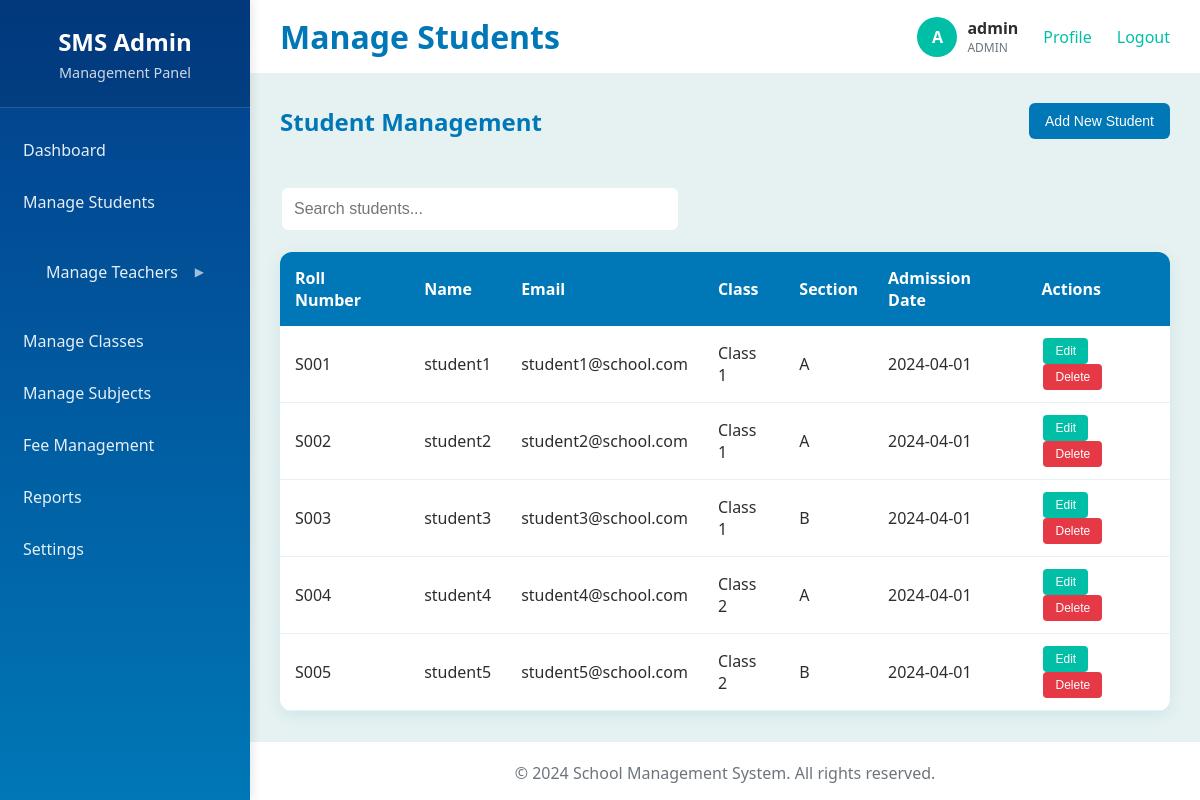
The app's page /admin/students.php (signed in) with its own data.
### tables this page shows
CREATE TABLE students (
    id INT PRIMARY KEY AUTO_INCREMENT,
    user_id INT NOT NULL,
    roll_number VARCHAR(20) UNIQUE NOT NULL,
    class_id INT NOT NULL,
    section_id INT NOT NULL,
    admission_date DATE NOT NULL,
    date_of_birth DATE,
    gender ENUM('male', 'female', 'other'),
    address TEXT,
    phone VARCHAR(15),
    photo VARCHAR(255),
    FOREIGN KEY (user_id) REFERENCES users(id) ON DELETE CASCADE,
    FOREIGN KEY (class_id) REFERENCES classes(id),
    FOREIGN KEY (section_id) REFERENCES sections(id)
);

CREATE TABLE users (
    id INT PRIMARY KEY AUTO_INCREMENT,
    username VARCHAR(50) UNIQUE NOT NULL,
    email VARCHAR(100) UNIQUE NOT NULL,
    password VARCHAR(255) NOT NULL,
    role ENUM('admin', 'teacher', 'student', 'parent') NOT NULL,
    status ENUM('active', 'inactive') DEFAULT 'active',
    created_at TIMESTAMP DEFAULT CURRENT_TIMESTAMP,
    updated_at TIMESTAMP DEFAULT CURRENT_TIMESTAMP ON UPDATE CURRENT_TIMESTAMP
);

CREATE TABLE classes (
    id INT PRIMARY KEY AUTO_INCREMENT,
    name VARCHAR(50) NOT NULL,
    description TEXT,
    created_at TIMESTAMP DEFAULT CURRENT_TIMESTAMP
);

CREATE TABLE sections (
    id INT PRIMARY KEY AUTO_INCREMENT,
    class_id INT NOT NULL,
    name VARCHAR(10) NOT NULL,
    capacity INT DEFAULT 40,
    FOREIGN KEY (class_id) REFERENCES classes(id) ON DELETE CASCADE
);

### config/database.php (called while the page is built, shortened)
<?php
class Database {
    private $host = DB_HOST;
    private $user = DB_USER;
    private $pass = DB_PASS;
    private $dbname = DB_NAME;
    private $dbh;
    public function __construct() {
        $dsn = 'mysql:host=' . $this->host . ';dbname=' . $this->dbname;
        $options = array(
            PDO::ATTR_PERSISTENT => true,
            PDO::ATTR_ERRMODE => PDO::ERRMODE_EXCEPTION
        );
        try {
            $this->dbh = new PDO($dsn, $this->user, $this->pass, $options);
        } catch(PDOException $e) {
            $this->error = $e->getMessage();
        }
    }
    public function query($query) {
        $this->stmt = $this->dbh->prepare($query);
    }
    public function execute() {
        return $this->stmt->execute();
    }
    public function resultset() {
        $this->execute();
        return $this->stmt->fetchAll(PDO::FETCH_ASSOC);
    }
}
?>

### admin/students.php (the view, shortened to what this page needs)
<?php
require_once 'layout.php';
require_once '../config/database.php';
$db = new Database();
$message = '';
$error = '';
$editStudent = null;
$db->query("SELECT s.*, u.username, u.email, c.name as class_name, sec.name as section_name FROM students s JOIN users u ON s.user_id = u.id JOIN classes c ON s.class_id = c.id JOIN sections sec ON s.section_id = sec.id ORDER BY s.roll_number");
$students = $db->resultset();
$db->query("SELECT * FROM classes ORDER BY name");
$classes = $db->resultset();
$db->query("SELECT * FROM sections ORDER BY name");
$sections = $db->resultset();
echo renderAdminLayout('Manage Students', '
<div class="page-header">
    <h2>Student Management</h2>
    <button class="btn" onclick="showAddForm()">Add New Student</button>
</div>
' . ($message ? '<div class="alert alert-success">' . $message . '</div>' : '') . '
' . ($error ? '<div class="alert alert-error">' . $error . '</div>' : '') . '
<div id="addModal" class="modal" style="display:none;">
    <div class="modal-content">
        <span class="close" onclick="closeModal()">&times;</span>
        <h3>' . ($editStudent ? 'Edit Student' : 'Add New Student') . '</h3>
        <form method="POST">
            <input type="hidden" name="action" value="' . ($editStudent ? 'edit' : 'add') . '">
            ' . ($editStudent ? '<input type="hidden" name="student_id" value="' . $editStudent['id'] . '">' : '') . '
            <div class="form-group">
                <label>Full Name:</label>
                <input type="text" name="username" required class="form-control" value="' . ($editStudent['username'] ?? '') . '">
            </div>
            <div class="form-group">
                <label>Email:</label>
                <input type="email" name="email" required class="form-control" value="' . ($editStudent['email'] ?? '') . '">
            </div>
            ' . (!$editStudent ? '<div class="form-group"><label>Password:</label><input type="password" name="password" required class="form-control"></div>' : '') . '
            <div class="form-group">
                <label>Roll Number:</label>
                <input type="text" name="roll_number" required class="form-control" value="' . ($editStudent['roll_number'] ?? '') . '">
                    ' . implode('', array_map(function($class) use ($editStudent) {
                        $selected = ($editStudent && $editStudent['class_id'] == $class['id']) ? 'selected' : '';
                        return '<option value="' . $class['id'] . '" ' . $selected . '>' . $class['name'] . '</option>';
                    }, $classes)) . '
                    ' . implode('', array_map(function($section) use ($editStudent) {
                        $selected = ($editStudent && $editStudent['section_id'] == $section['id']) ? 'selected' : '';
                        return '<option value="' . $section['id'] . '" ' . $selected . '>' . $section['name'] . '</option>';
                    }, $sections)) . '
                <input type="date" name="admission_date" required class="form-control" value="' . ($editStudent['admission_date'] ?? '') . '">
                <input type="date" name="date_of_birth" class="form-control" value="' . ($editStudent['date_of_birth'] ?? '') . '">
                    <option value="male"' . (($editStudent['gender'] ?? '') == 'male' ? ' selected' : '') . '>Male</option>
                    <option value="female"' . (($editStudent['gender'] ?? '') == 'female' ? ' selected' : '') . '>Female</option>
                    <option value="other"' . (($editStudent['gender'] ?? '') == 'other' ? ' selected' : '') . '>Other</option>
                <input type="text" name="phone" class="form-control" value="' . ($editStudent['phone'] ?? '') . '">
                <textarea name="address" class="form-control">' . ($editStudent['address'] ?? '') . '</textarea>
            <button type="submit" class="btn">' . ($editStudent ? 'Update Student' : 'Add Student') . '</button>
' . ($editStudent ? '<script>document.addEventListener("DOMContentLoaded", function() { document.getElementById("addModal").style.display = "block"; });</script>' : '') . '
            ' . implode('', array_map(function($student) {
                return '<tr>
                    <td>' . $student['roll_number'] . '</td>
                    <td>' . $student['username'] . '</td>
                    <td>' . $student['email'] . '</td>
                    <td>' . $student['class_name'] . '</td>
                    <td>' . $student['section_name'] . '</td>
                    <td>' . $student['admission_date'] . '</td>
                    <td>
                        <button class="btn-small btn-edit" onclick="editStudent(' . $student['id'] . ')">Edit</button>
                        <button class="btn-small btn-delete" onclick="deleteStudent(' . $student['id'] . ')">Delete</button>
                    </td>
                </tr>';
            }, $students)) . '
');
?>

### assets/css/style.css (style rules this page uses)
* { margin: 0; padding: 0; box-sizing: border-box; }
body { font-family: 'Segoe UI', Tahoma, Geneva, Verdana, sans-serif; background: linear-gradient(135deg, #E6F2F1 0%, #B8E6E1 100%); min-height: 100vh; color: #2D2D2D; }
.btn { width: auto !important; min-width: 120px; max-width: 150px; padding: 10px 16px; background: #0077B6; color: white; border: none; border-radius: 6px; font-size: 14px; cursor: pointer; transition: background 0.3s; display: inline-block; text-align: center; }
.page-header { display: flex; justify-content: space-between; align-items: center; margin-bottom: 30px; padding-bottom: 15px; border-bottom: 2px solid #E6F2F1; }
.page-header h2 { color: #0077B6; margin: 0; flex: 1; }
.data-table { background: white; border-radius: 12px; overflow: hidden; box-shadow: 0 4px 15px rgba(0, 119, 182, 0.1); }
.data-table table { width: 100%; border-collapse: collapse; }
.data-table th { background: #0077B6; color: white; padding: 15px; text-align: left; font-weight: 600; }
.data-table td { padding: 12px 15px; border-bottom: 1px solid #E6F2F1; }
.btn-small { padding: 6px 12px; margin: 0 2px; border: none; border-radius: 4px; cursor: pointer; font-size: 12px; }
.btn-edit { background: #00BFA6; color: white; }
.btn-delete { background: #E63946; color: white; }
.search-bar { margin-bottom: 20px; }
.search-bar input { width: 100%; max-width: 400px; padding: 12px; border: 2px solid #E6F2F1; border-radius: 8px; font-size: 16px; }

### records on screen
students: roll_number "S001", admission_date "2024-04-01"
users: username "student1", email "student1@school.com"
classes: name "Class 1 Class 1 Class 1"
sections: name "A A"
students: roll_number "S002", admission_date "2024-04-01"
users: username "student2", email "student2@school.com"
students: roll_number "S003", admission_date "2024-04-01"
users: username "student3", email "student3@school.com"
sections: name "B"
students: roll_number "S004", admission_date "2024-04-01"
users: username "student4", email "student4@school.com"
classes: name "Class 2 Class 2"
sections: name "A"
students: roll_number "S005", admission_date "2024-04-01"
users: username "student5", email "student5@school.com"
sections: name "B"

### other values on screen
$title "Manage Students"
substr($_SESSION['username'], 0, 1) "A"
$_SESSION['username'] "admin"
